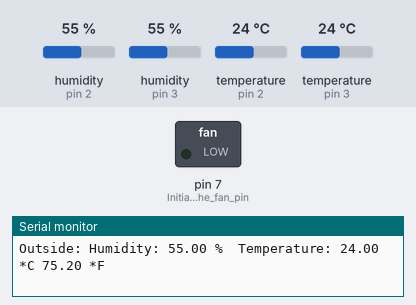
This sketch was run on a simulated Arduino Uno, built with avr-gcc and run on an emulated ATmega328P. Parts: switched loads named in the sketch (green lamp = pin HIGH), the last lines printed to the serial monitor. The inputs (shaded band) are chosen by the test bench; at power-on: humidity (sensors on pin 2, pin 3) 55 %, temperature (sensors on pin 2, pin 3) 24 °C.

Above: at 10.9 s.
11.0 s: humidity (sensor on pin 2) set to 84 %
21.4 s: humidity (sensor on pin 2) set to 87 %
At 31.2 s:
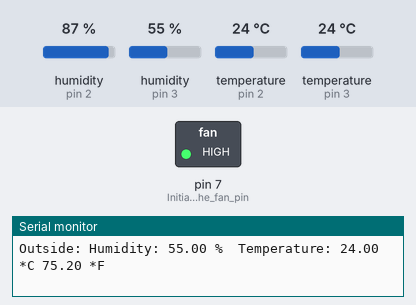
31.8 s: humidity (sensor on pin 2) set to 22 %
At 41.5 s:
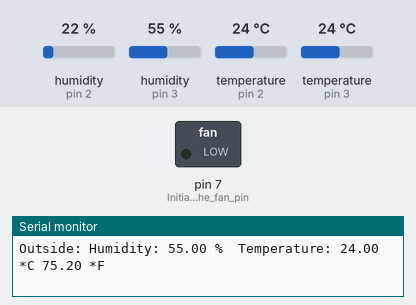
41.9 s: humidity (sensor on pin 2) set to 88 %
At 51.8 s:
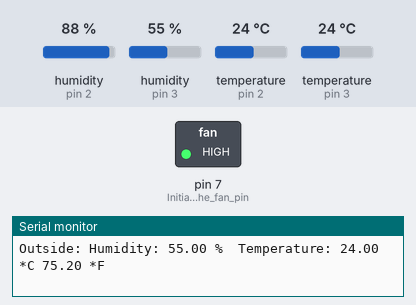
Timing chart, 0 to 53.0 s (numbered marks = the images above; inputs shaded):
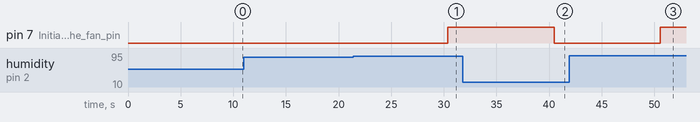

Measured:
- the behaviour switches between 85 and 86 % on humidity (sensor on pin 2) (found by bisection; images 0 and 1)
- after the input at 21.4 s, pin 7 (Initialize_the_fan_pin): LOW → HIGH after 9.0 s
- after the input at 31.8 s, pin 7 (Initialize_the_fan_pin): HIGH → LOW after 8.7 s
- after the input at 41.9 s, pin 7 (Initialize_the_fan_pin): LOW → HIGH after 8.7 s

The sketch:

Temp_and_Humidity_sensor.ino
```cpp
// Written by ladyada, public domain

#include "DHT.h"

#define DHTPIN1 2     // digital pin for inside sensor
#define DHTPIN2 3     // digital pin for outside sensor

// Uncomment whatever type you're using!
#define DHTTYPE DHT11   // DHT 11
//#define DHTTYPE DHT22   // DHT 22  (AM2302), AM2321
//#define DHTTYPE DHT21   // DHT 21 (AM2301)

DHT dht1(DHTPIN1, DHTTYPE); // initialize inside sensor
DHT dht2(DHTPIN2, DHTTYPE); // initialize outside sensor

void setup() {
  pinMode(7, OUTPUT); // Initialize the fan pin
  Serial.begin(9600);
  Serial.println("DHTxx test!");

  dht1.begin();
  dht2.begin();
}

void loop() {
  // Reading temperature or humidity takes about 250 milliseconds!
  // Sensor readings may also be up to 2 seconds 'old' (its a very slow sensor)
  float h1 = dht1.readHumidity();
  // Read temperature as Celsius (the default)
  float t1 = dht1.readTemperature();
  // Read temperature as Fahrenheit (isFahrenheit = true)
  float f1 = dht1.readTemperature(true);

  // Check if any reads failed and exit early (to try again).
  if (isnan(h1) || isnan(t1) || isnan(f1)) {
    Serial.println("Failed to read from 1st DHT sensor!");
    return;
  }

  float h2 = dht2.readHumidity();
  float t2 = dht2.readTemperature();
  float f2 = dht2.readTemperature(true);
  if (isnan(h2) || isnan(t2) || isnan(f2)) {
    Serial.println("Failed to read from 2nd DHT sensor!");
    return;
  }

  if (h1 > 85) {   // if humidity is above 85% a fan will turn on
    digitalWrite(7, HIGH);
    }
    else {
    digitalWrite(7, LOW);
  }

  Serial.print("Inside:  ");
  Serial.print("Humidity: ");
  Serial.print(h1);
  Serial.print(" %\t");
  Serial.print("Temperature: ");
  Serial.print(t1);
  Serial.print(" *C ");
  Serial.print(f1);
  Serial.print(" *F\t");
  Serial.println();

  Serial.print("Outside: ");
  Serial.print("Humidity: ");
  Serial.print(h2);
  Serial.print(" %\t");
  Serial.print("Temperature: ");
  Serial.print(t2);
  Serial.print(" *C ");
  Serial.print(f2);
  Serial.print(" *F\t");
  Serial.println();
  Serial.println();
  delay(10000);       // repeat scan every 10 seconds
}
```
